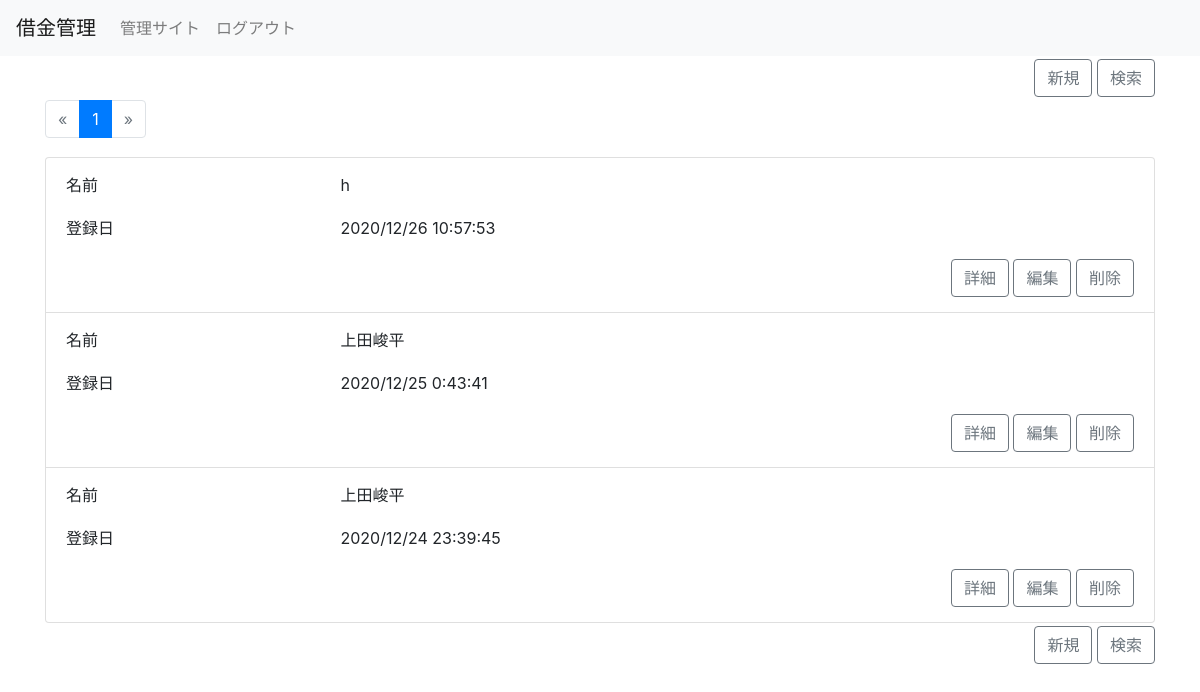
Before: / (signed in) with the older database file.
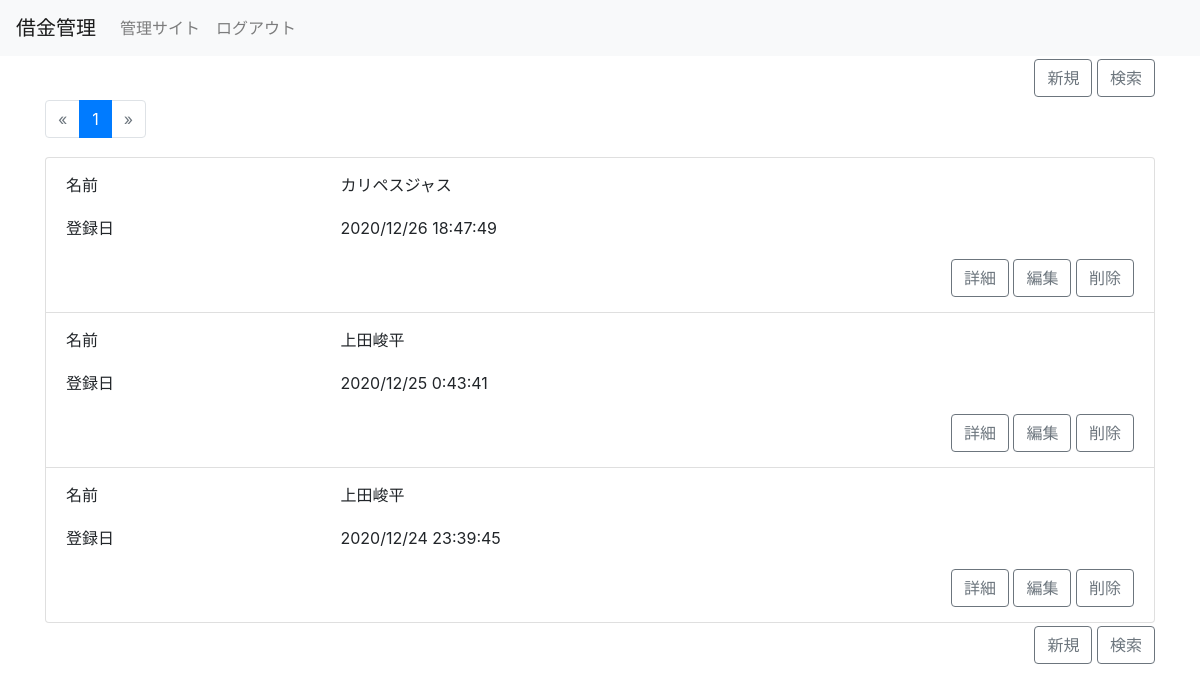
After: the same page with the newer database file.
### app/models.py (models this page shows, shortened)
class Item(models.Model):
    name = models.CharField(
        verbose_name="名前",
        max_length=200,
    )
    money = models.IntegerField(
        verbose_name="貸したお金",
        validators=[validators.MinValueValidator(0)]
    )
    memo = models.TextField(
        verbose_name="備考",
        max_length=300,
        blank=True,
        null=True,
    )
    created_at = models.DateTimeField(
        verbose_name="登録日",
        auto_now_add=True
    )
    class Meta:
        verbose_name = "アイテム",
        verbose_name_plural = "アイテム"

### app/views.py (the view)
# urls.py: path("", ItemFilterView.as_view(), name="index"),
class ItemFilterView(LoginRequiredMixin, FilterView):
    model = Item
    filterset_class = ItemFilter
    queryset = Item.objects.all().order_by("-created_at")
    strict = False
    paginate_by = 10
    def get(self, request, **kwargs):
        if request.GET:
            request.session["query"] = request.GET
        else:
            request.GET = request.GET.copy()
            if "query" in request.session.keys():
                for key in request.session["query"].keys():
                    request.GET[key] = request.session["query"][key]
        return super().get(request, **kwargs)

### app/templates/app/item_filter.html (shortened to what this page needs)
{% extends "./_base.html" %}
{% block content %}
{% load crispy_forms_tags %}
<div class="container">
    <div class="row">
        <div class="col-12">
            <div class="float-right">
                <a class="btn btn-outline-secondary" href="{% url 'create' %}">新規</a>
                <a class="btn btn-outline-secondary" data-toggle="modal" data-target="#myModal" href="#">検索</a>
            </div>
        </div>
    </div>
    <div class="row" >
        <div class="col-12">
            {% include "./_pagination.html" %}
        </div>
    </div>
    <div class="row">
        <div class="col-12">
            <ul class="list-group">
                {% for item in item_list %}
                <li class="list-group-item">
                    <div class="row">
                        <div class="col-3">
                            <p>名前</p>
                        </div>
                        <div class="col-9">
                            <p>{{ item.name }}</p>
                        </div>
                    </div>
                    <div class="row">
                        <div class="col-3">
                            <p>登録日</p>
                        </div>
                        <div class="col-9">
                            <p>{{item.created_at|date:"Y/m/d G:i:s"}}</p>
                        </div>
                    </div>
                    <div class="row">
                        <div class="col-12">
                            <div class="float-right">
                                <a class="btn btn-outline-secondary " href="{% url 'detail' item.pk %}">詳細</a>
                                <a class="btn btn-outline-secondary " href="{% url 'update' item.pk %}">編集</a>
                                <a class="btn btn-outline-secondary " href="{% url 'delete' item.pk %}">削除</a>
                            </div>
                        </div>
                    </div>
                </li>
                {% empty %}
                <li class="list-group-item">
                    対象のデータがありません
                </li>
                {% endfor %}
            </ul>
        </div>
    </div>
    <div class="row" >
        <div class="col-12">
            <div class="float-right">
                <a class="btn btn-outline-secondary" href="{% url 'create' %}">新規</a>
                <a class="btn btn-outline-secondary" data-toggle="modal" data-target="#myModal" href="#">検索</a>
            </div>
        </div>
    </div>
</div>
{% endblock %}

Changed rows visible on the page:
removed Item: name "h", created_at "2020/12/26 10:57:53"
added Item: name "カリペスジャス", created_at "2020/12/26 18:47:49"
